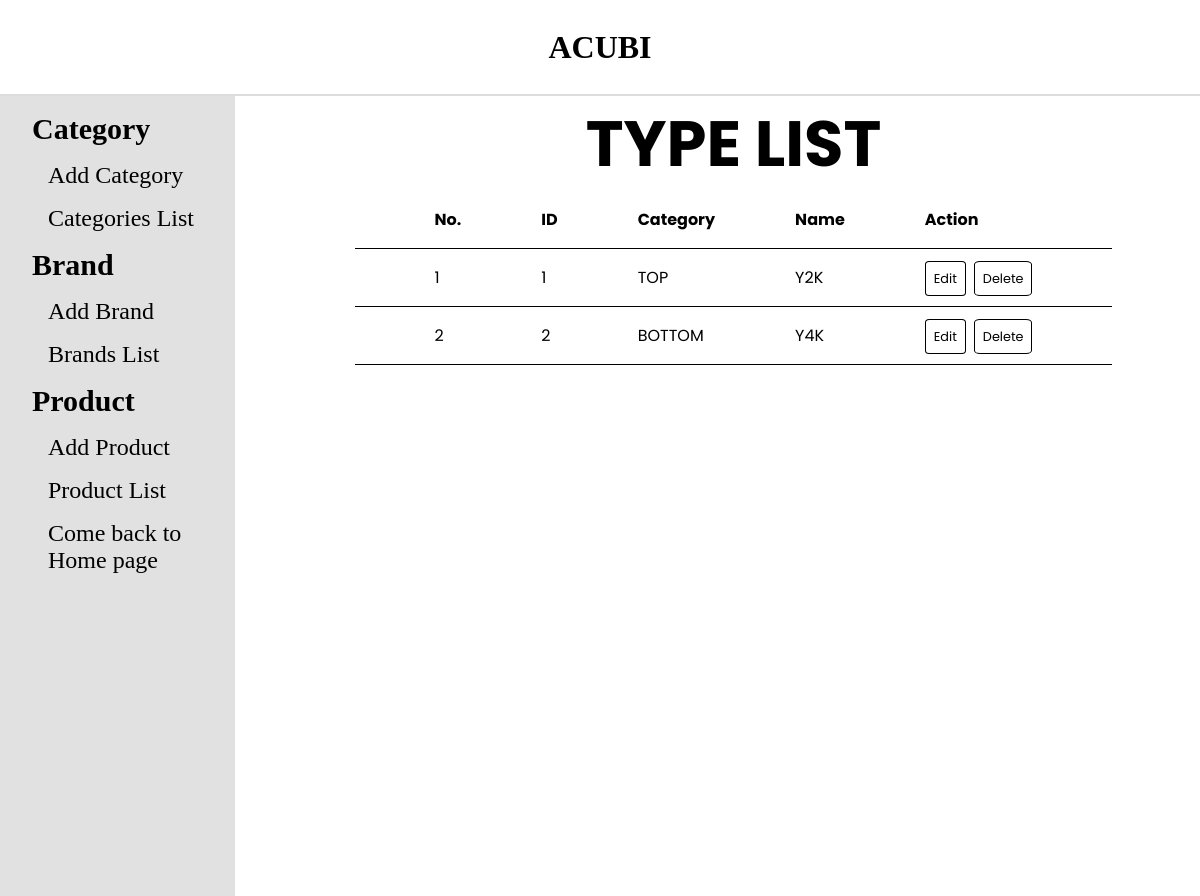
Before: /admin/brandlist.php with the older database file.
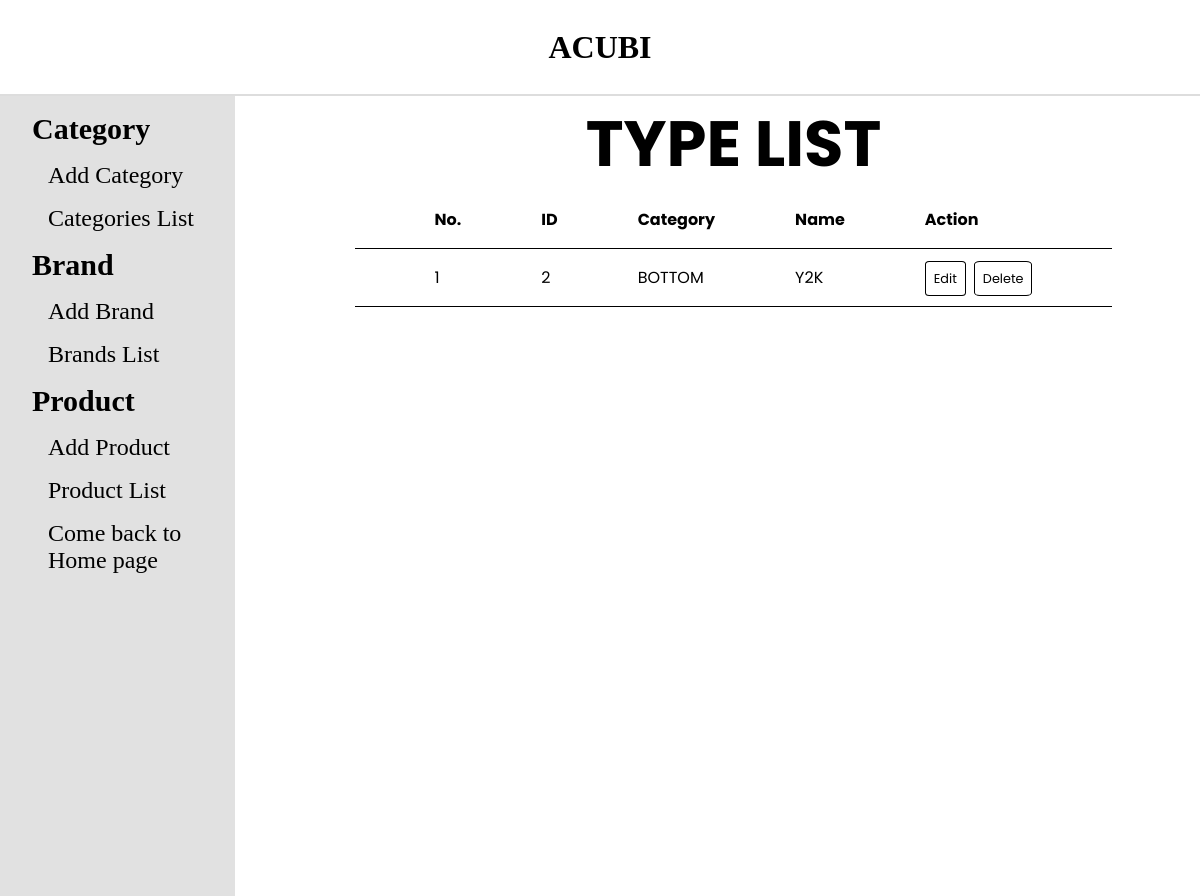
After: the same page with the newer database file.
### tables this page shows
CREATE TABLE `tbl_brand` (
  `brand_id` int(11) NOT NULL,
  `category_id` int(11) NOT NULL,
  `brand_name` varchar(255) NOT NULL
);

CREATE TABLE `tbl_category` (
  `category_id` int(11) NOT NULL,
  `category_name` varchar(255) NOT NULL,
  `category_img` varchar(255) NOT NULL
);

### admin/database.php (called while the page is built, shortened)
<?php
class Database
{
    public $host = DB_HOST;
    public $user = DB_USER;
    public $pass = DB_PASS;
    public $dbname = DB_NAME;
    public $link;
    private function connectDB()
    {
        $this->link = new mysqli($this->host, $this->user, $this->pass, $this->dbname);
    }
    public function select($query)
    {
        $result = $this->link->query($query) or
            die($this->link->error . __LINE__);
        if ($result->num_rows > 0) {
            return $result;
        } else {
            return false;
        }
    }
}
?>

### admin/class/brand_class.php (called while the page is built, shortened)
<?php
    include "database.php"
?>
<?php
class Brand {
    private $db;
    public function __construct() {
        $this -> db = new Database();
    }
    public function showBrand() {
        $query = "SELECT tbl_brand.*, tbl_category.category_name
        FROM tbl_brand INNER JOIN tbl_category ON tbl_brand.category_id = tbl_category.category_id
        ORDER BY tbl_brand.brand_id";
        $result = $this -> db -> select($query);
        return $result;
    }
}
?>

### admin/brandlist.php (the view)
<?php
include "header.php";
include "sidebar.php";
include "class/brand_class.php";
?>
<?php
$brand = new Brand;
$showbrand = $brand->showBrand();
?>
<div class="right">
  <div class="category-list">
    <h1>TYPE LIST</h1>
    <table>
      <tr>
        <th>No.</th>
        <th>ID</th>
        <th>Category</th>
        <th>Name</th>
        <th colspan="2">Action</th>
      </tr>
      <?php
      if ($showbrand) {
        $i = 0;
        while ($result = $showbrand->fetch_assoc()) {
          $i++;
      ?>
          <tr>
            <td><?php echo $i ?></td>
            <td><?php echo $result['brand_id'] ?></td>
            <td><?php echo $result['category_name'] ?></td>
            <td><?php echo $result['brand_name'] ?></td>
            <td>
              <a class="btn" href="brandedit.php?brand_id=<?php echo $result['brand_id'] ?>">
                Edit
              </a>
            </td>
            <td> <a class="btn" href="branddelete.php?brand_id= <?php echo $result['brand_id'] ?>">
                Delete
              </a></td>
          </tr>
      <?php
        }
      }
      ?>
    </table>
  </div>
</div>
</section>
</body>
</html>

Changed rows visible on the page:
removed tbl_brand: brand_id "1", category.category_name "TOP", brand_name "Y2K"
changed tbl_brand "BOTTOM": brand_name "Y4K" → "Y2K"
